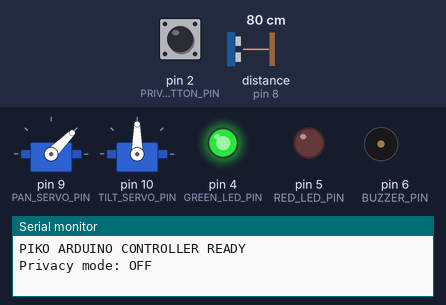
Recording of a sketch running on a simulated Arduino Uno, built with avr-gcc and run on an emulated ATmega328P. Parts: 2 × servo, output pins drawn as LEDs (lit = HIGH), buzzer (waves = sounding), the last lines printed to the serial monitor. Wiring (inferred from the names in the program): ultrasonic range finder: trigger pin 7; echo pin 8. The inputs (shaded band) are chosen by the test bench; at power-on: pin 2 (PRIVACY_BUTTON_PIN) HIGH, distance to the obstacle (sensor on pin 8) 80 cm. The echo pulse lasts 58.3 µs per cm; pins used as bus, display or sensor lines are not drawn.

Above: at 1.2 s.
1.3 s: pin 2 (PRIVACY_BUTTON_PIN) pulled LOW for 0.15 s
At 2.5 s:
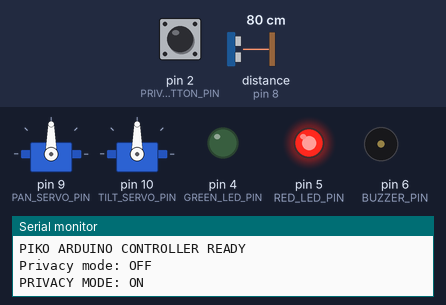
3.0 s: pin 2 (PRIVACY_BUTTON_PIN) pulled LOW for 1 s
At 4.3 s:
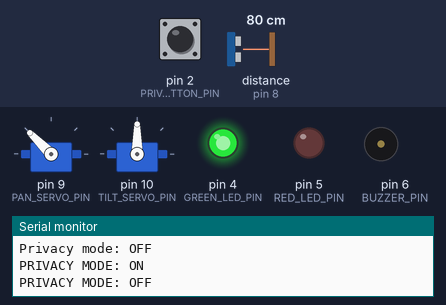
7.0 s: distance to the obstacle (sensor on pin 8) set to 55 cm
8.8 s: distance to the obstacle (sensor on pin 8) set to 51 cm
At 10.7 s:
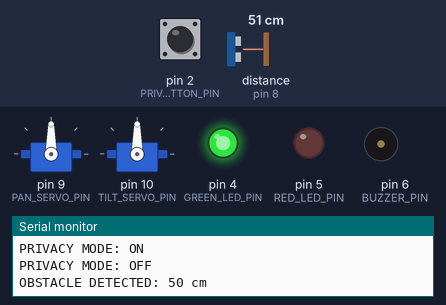
11.8 s: distance to the obstacle (sensor on pin 8) set to 60 cm
At 13.5 s:
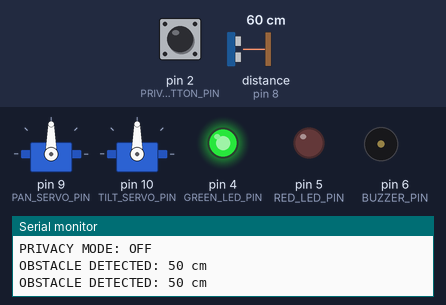
14.8 s: pin 2 (PRIVACY_BUTTON_PIN) pulled LOW for 3.2 s
At 14.96 s:
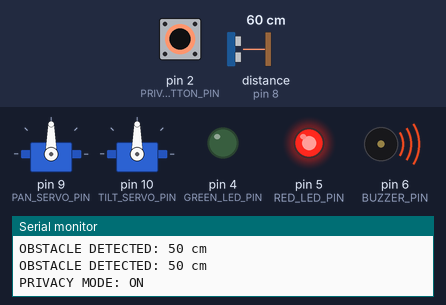
Timing chart, 0 to 17.8 s (numbered marks = the images above; inputs shaded):
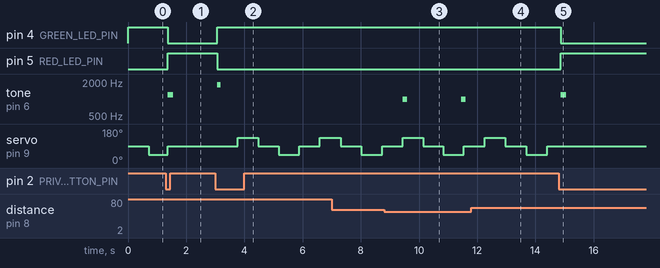

The sketch:

sketch.ino
```cpp
#include <Servo.h>

Servo panServo;
Servo tiltServo;

const int PAN_SERVO_PIN = 9;
const int TILT_SERVO_PIN = 10;
const int PRIVACY_BUTTON_PIN = 2;
const int GREEN_LED_PIN = 4;
const int RED_LED_PIN = 5;
const int BUZZER_PIN = 6;
const int TRIG_PIN = 7;
const int ECHO_PIN = 8;

const int scanPositions[] = {45, 90, 135, 90};
const int scanCount = sizeof(scanPositions) / sizeof(scanPositions[0]);

bool privacyMode = false;
bool lastButtonReading = HIGH;
bool stableButtonState = HIGH;
unsigned long lastDebounceTime = 0;
const unsigned long debounceDelay = 50;

unsigned long lastScanTime = 0;
unsigned long lastProximityBeep = 0;
int scanIndex = 0;
int currentPanAngle = 90;
const unsigned long scanInterval = 700;
const unsigned long proximityBeepInterval = 2000;

long readDistanceCm() {
  digitalWrite(TRIG_PIN, LOW);
  delayMicroseconds(2);
  digitalWrite(TRIG_PIN, HIGH);
  delayMicroseconds(10);
  digitalWrite(TRIG_PIN, LOW);

  unsigned long duration = pulseIn(ECHO_PIN, HIGH, 30000);
  if (duration == 0) {
    return -1;
  }
  return (long)(duration * 0.0343 / 2.0);
}

void setPrivacyMode(bool enabled) {
  privacyMode = enabled;

  if (privacyMode) {
    panServo.write(90);
    tiltServo.write(90);
    currentPanAngle = 90;
    digitalWrite(RED_LED_PIN, HIGH);
    digitalWrite(GREEN_LED_PIN, LOW);
    tone(BUZZER_PIN, 1200, 180);
    Serial.println("PRIVACY MODE: ON");
  } else {
    digitalWrite(RED_LED_PIN, LOW);
    digitalWrite(GREEN_LED_PIN, HIGH);
    tone(BUZZER_PIN, 1800, 120);
    Serial.println("PRIVACY MODE: OFF");
  }
}

void setup() {
  Serial.begin(9600);

  panServo.attach(PAN_SERVO_PIN);
  tiltServo.attach(TILT_SERVO_PIN);

  pinMode(PRIVACY_BUTTON_PIN, INPUT_PULLUP);
  pinMode(GREEN_LED_PIN, OUTPUT);
  pinMode(RED_LED_PIN, OUTPUT);
  pinMode(BUZZER_PIN, OUTPUT);
  pinMode(TRIG_PIN, OUTPUT);
  pinMode(ECHO_PIN, INPUT);

  panServo.write(90);
  tiltServo.write(90);
  digitalWrite(GREEN_LED_PIN, HIGH);
  digitalWrite(RED_LED_PIN, LOW);

  Serial.println("PIKO ARDUINO CONTROLLER READY");
  Serial.println("Privacy mode: OFF");
}

void loop() {
  int buttonReading = digitalRead(PRIVACY_BUTTON_PIN);

  if (buttonReading != lastButtonReading) {
    lastDebounceTime = millis();
  }

  if ((millis() - lastDebounceTime) > debounceDelay) {
    if (buttonReading != stableButtonState) {
      stableButtonState = buttonReading;
      if (stableButtonState == LOW) {
        setPrivacyMode(!privacyMode);
      }
    }
  }
  lastButtonReading = buttonReading;

  if (privacyMode) {
    delay(10);
    return;
  }

  if (millis() - lastScanTime >= scanInterval) {
    lastScanTime = millis();
    currentPanAngle = scanPositions[scanIndex];
    panServo.write(currentPanAngle);
    tiltServo.write(90);
    scanIndex = (scanIndex + 1) % scanCount;
  }

  long distance = readDistanceCm();

  if (distance > 0 && distance <= 50) {
    if (millis() - lastProximityBeep >= proximityBeepInterval) {
      lastProximityBeep = millis();
      tone(BUZZER_PIN, 1000, 150);
      Serial.print("OBSTACLE DETECTED: ");
      Serial.print(distance);
      Serial.println(" cm");
    }
  }

  delay(30);
}
```

Measured:
- the behaviour switches between 52 and 51 cm on distance to the obstacle (sensor on pin 8) (found by bisection; images 2 and 3)
- after the input at 1.3 s, pin 4 (GREEN_LED_PIN): HIGH → LOW after 0.07 s; pin 5 (RED_LED_PIN): LOW → HIGH after 0.07 s; tone on pin 6 (BUZZER_PIN): silent → 1200 Hz after 0.07 s, → silent 0.18 s later
- after the input at 3.0 s, pin 4 (GREEN_LED_PIN): LOW → HIGH after 0.07 s; pin 5 (RED_LED_PIN): HIGH → LOW after 0.07 s; tone on pin 6 (BUZZER_PIN): silent → 1800 Hz after 0.07 s, → silent 0.12 s later; servo on pin 9 (PAN_SERVO_PIN): 90° → 135° after 0.77 s, → 90° 0.70 s later, → 45° 0.70 s later, → 90° 0.70 s later, … (5 changes in this stretch)
- after the input at 8.8 s, tone on pin 6 (BUZZER_PIN): alternates 1000 Hz for 0.15 s and silent for 1.9 s, starting after 0.64 s
- after the input at 11.8 s, tone on pin 6 (BUZZER_PIN): stays silent (without the input it goes to 1000 Hz after 1.7 s)
- after the input at 14.8 s, pin 4 (GREEN_LED_PIN): HIGH → LOW after 0.08 s; pin 5 (RED_LED_PIN): LOW → HIGH after 0.08 s; tone on pin 6 (BUZZER_PIN): silent → 1200 Hz after 0.08 s, → silent 0.18 s later; servo on pin 9 (PAN_SERVO_PIN): stops changing and stays 90°
